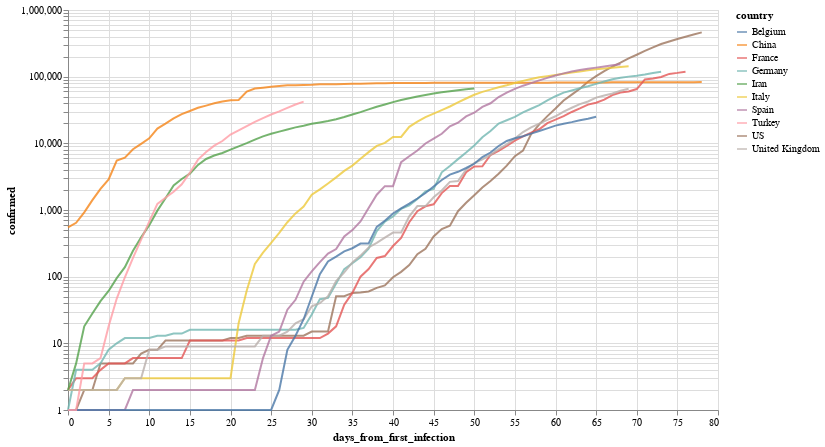

Source (notebook cell):
### Markdown cell above
Por ejemplo, evolución (interactiva!) de los paises con mas infectados

### Code cell
total_confirmed_by_country = global_df.groupby('country').confirmed.max().sort_values(ascending=False)
selected_countries = total_confirmed_by_country[total_confirmed_by_country > 1000].index

plot_df = global_df[
    (global_df.confirmed > 0) & 
    (global_df.country.isin(selected_countries[:10]))
].sort_values('date')

selection = alt.selection_multi(
    fields=['country'], 
    bind='legend', 
    init=[{'country': c} for c in selected_countries[:10]]
)


(
    alt.Chart(plot_df)
       .mark_line()
       .encode(
           x='days_from_first_infection', 
           y=alt.Y('confirmed', scale=alt.Scale(type='log')), 
           color='country',
           opacity=alt.condition(selection, alt.value(.8), alt.value(.05))
       ).add_selection(selection)
        .properties(width=650, height=400)
       
)

### Figure 1 — Vega-Lite specification as saved in the notebook (floating-point values rounded to 4 significant figures; data arrays with more than 128 entries replaced by an {"elided": "..."} marker saying what was removed)
{"config": {"view": {"continuousWidth": 400, "continuousHeight": 300}}, "data": {"name": "data-781ba4d8e6887269e92a8f7f5bce707e"}, "mark": "line", "encoding": {"color": {"type": "nominal", "field": "country"}, "opacity": {"condition": {"value": 0.8, "selection": "selector001"}, "value": 0.05}, "x": {"type": "quantitative", "field": "days_from_first_infection"}, "y": {"type": "quantitative", "field": "confirmed", "scale": {"type": "log"}}}, "height": 400, "selection": {"selector001": {"type": "multi", "fields": ["country"], "bind": "legend", "init": [{"country": "US"}, {"country": "Spain"}, {"country": "Italy"}, {"country": "France"}, {"country": "Germany"}, {"country": "China"}, {"country": "Iran"}, {"country": "United Kingdom"}, {"country": "Turkey"}, {"country": "Belgium"}]}}, "width": 650, "$schema": "https://vega.github.io/schema/vega-lite/v4.8.1.json", "datasets": {"data-781ba4d8e6887269e92a8f7f5bce707e": {"elided": "665 records"}}}
